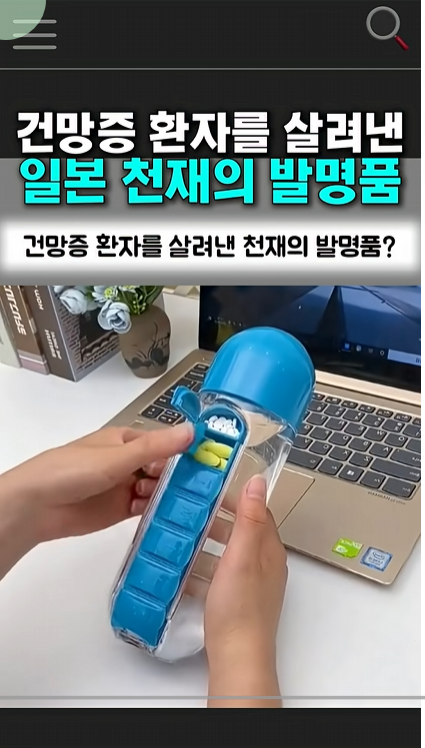
#> input picture out/template_refs/even-hook-reference.png, 425 x 748 px; its folder holds 2 pictures in this run
$ python build_even_reference_media.py
#> lines starting #> are read from the running program, lines starting #| are printed output that depends on the picture
"""사용자 제공 원본에서 영상 영역만 추출. 하단 플레이어 진행선은 제외한다."""
from pathlib import Path
from PIL import Image

root = Path(__file__).resolve().parents[1] / "out"
for kind, box in {"hook": (0, 285, 425, 695), "body": (0, 229, 420, 695)}.items():
    with Image.open(root / "template_refs" / f"even-{kind}-reference.png") as source:
#> source is the input picture: PIL image 425x748 RGBA; mean R, G, B, A 117.2, 125.5, 125.7, 255
        source.crop(box).save(root / "assets" / "scene-style" / f"even-{kind}-media.png")
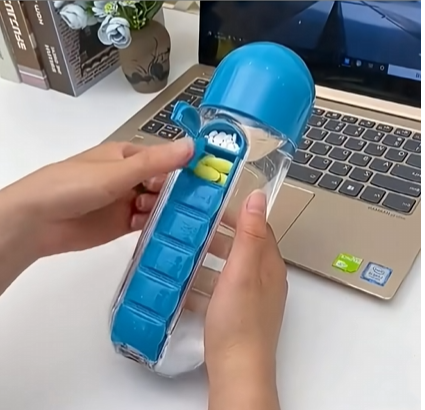
#> saved as even-hook-media.png: PIL image 425x410 RGBA; mean R, G, B, A 141.3, 143.7, 145.5, 255
#> pass 2 of the loop `for kind, box in {"hook": (0, 285, 425, 695), "body": (0, 229, 420, 69..`:
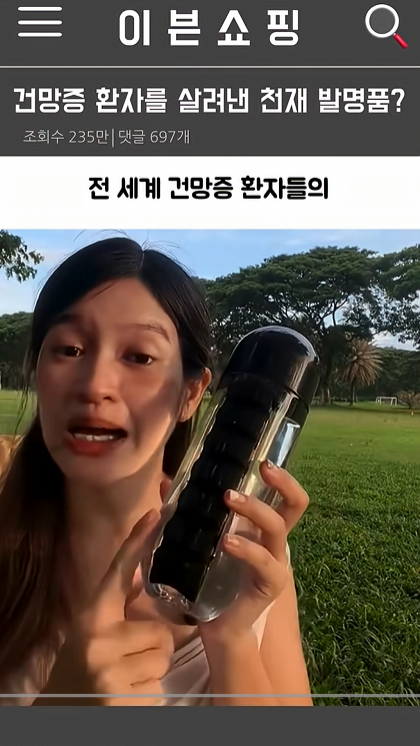
#> input picture out/template_refs/even-body-reference.png, 420 x 746 px
#> source is the input picture: PIL image 420x746 RGBA; mean R, G, B, A 101.5, 91.5, 80.6, 255
#> `source.crop(box).save(root / "assets" / "scene-style" / f"even-{kind}-..`:
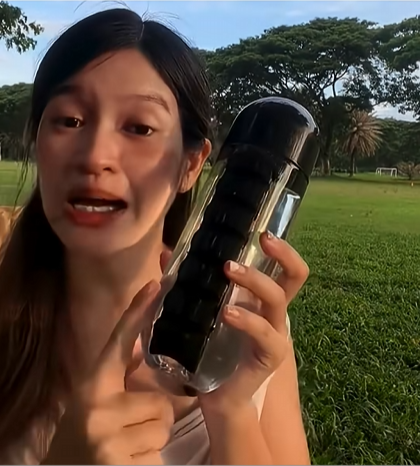
#> saved as even-body-media.png: PIL image 420x466 RGBA; mean R, G, B, A 87.9, 72.7, 56, 255
